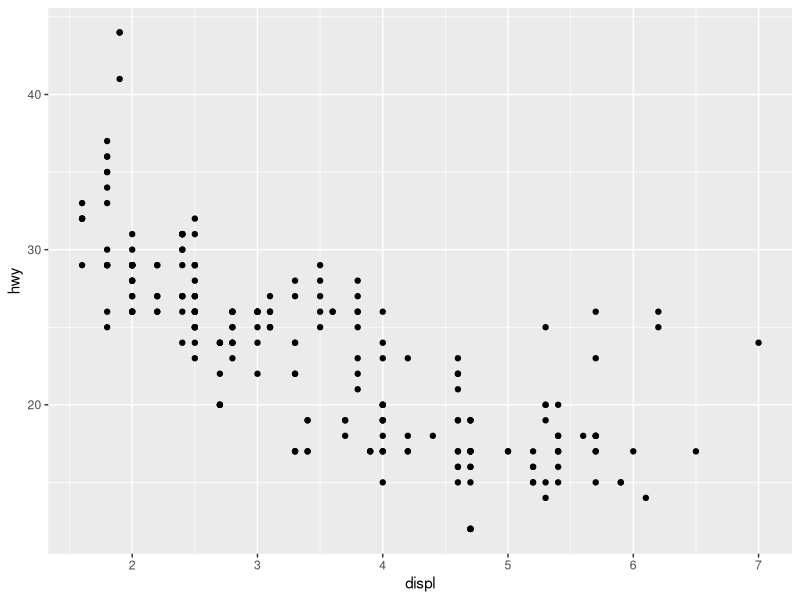
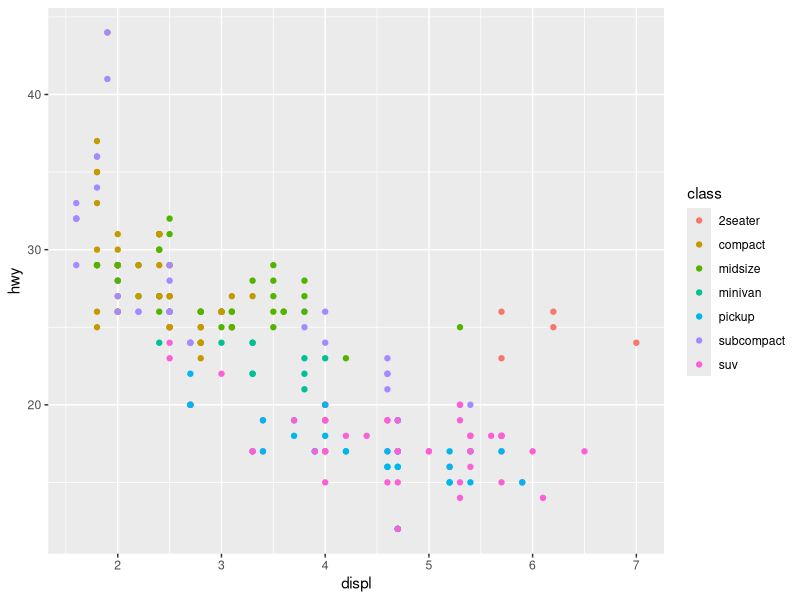
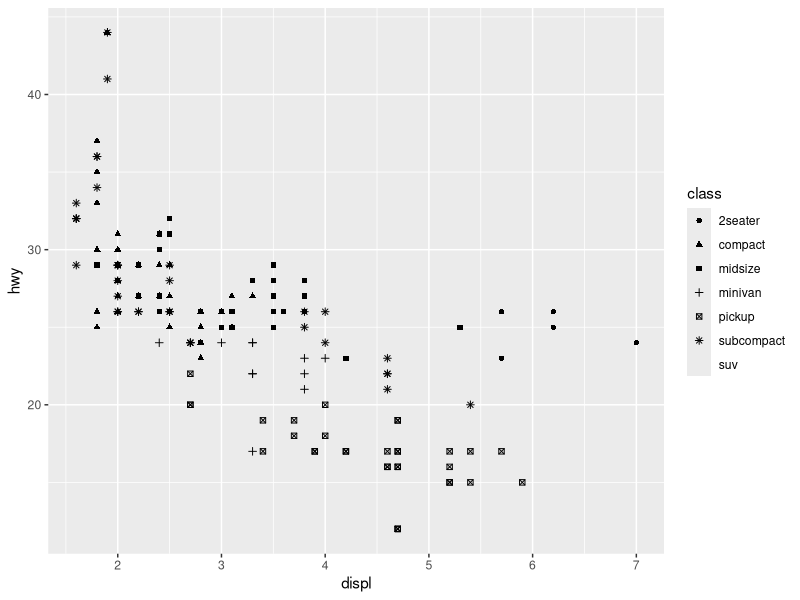

R code for these plots, in order:
## ---- chunk 1
knitr::opts_chunk$set(echo = TRUE)
library(tidyverse)
## ---- chunk 2
summary(cars)

mpg

g <- ggplot(data = mpg, aes(x=displ, y=hwy))

g + geom_point()
## ---- chunk 3
g <- ggplot(data = mpg, aes(x=displ, y=hwy, color = class))+ 
  geom_point()
g
## ---- chunk 4
g <- ggplot(data = mpg, aes(x=displ, y=hwy, shape = class))+ 
  geom_point()
g
